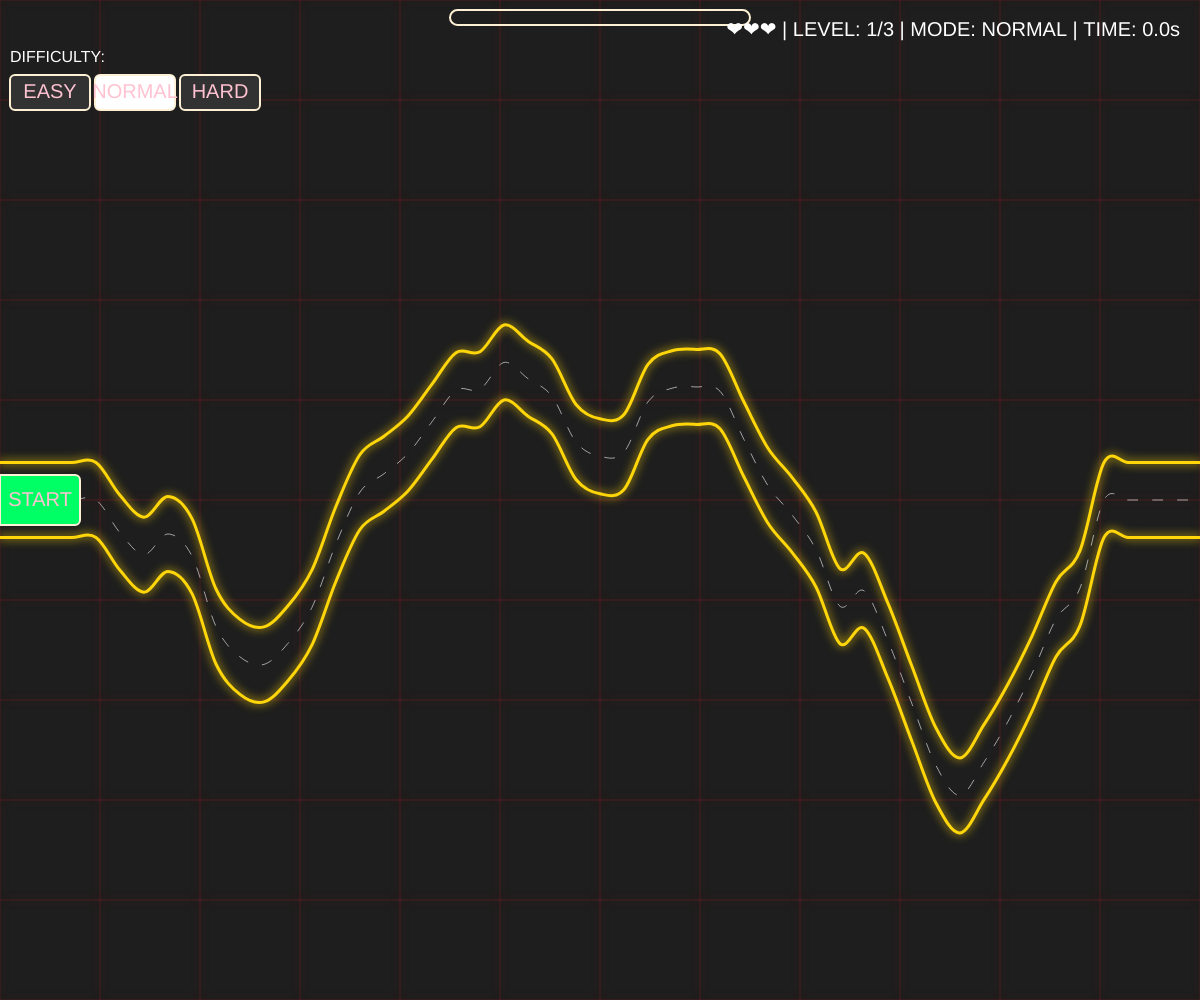
Frame 1 (no input)
Frame 60 (no input): identical to frame 1, image omitted
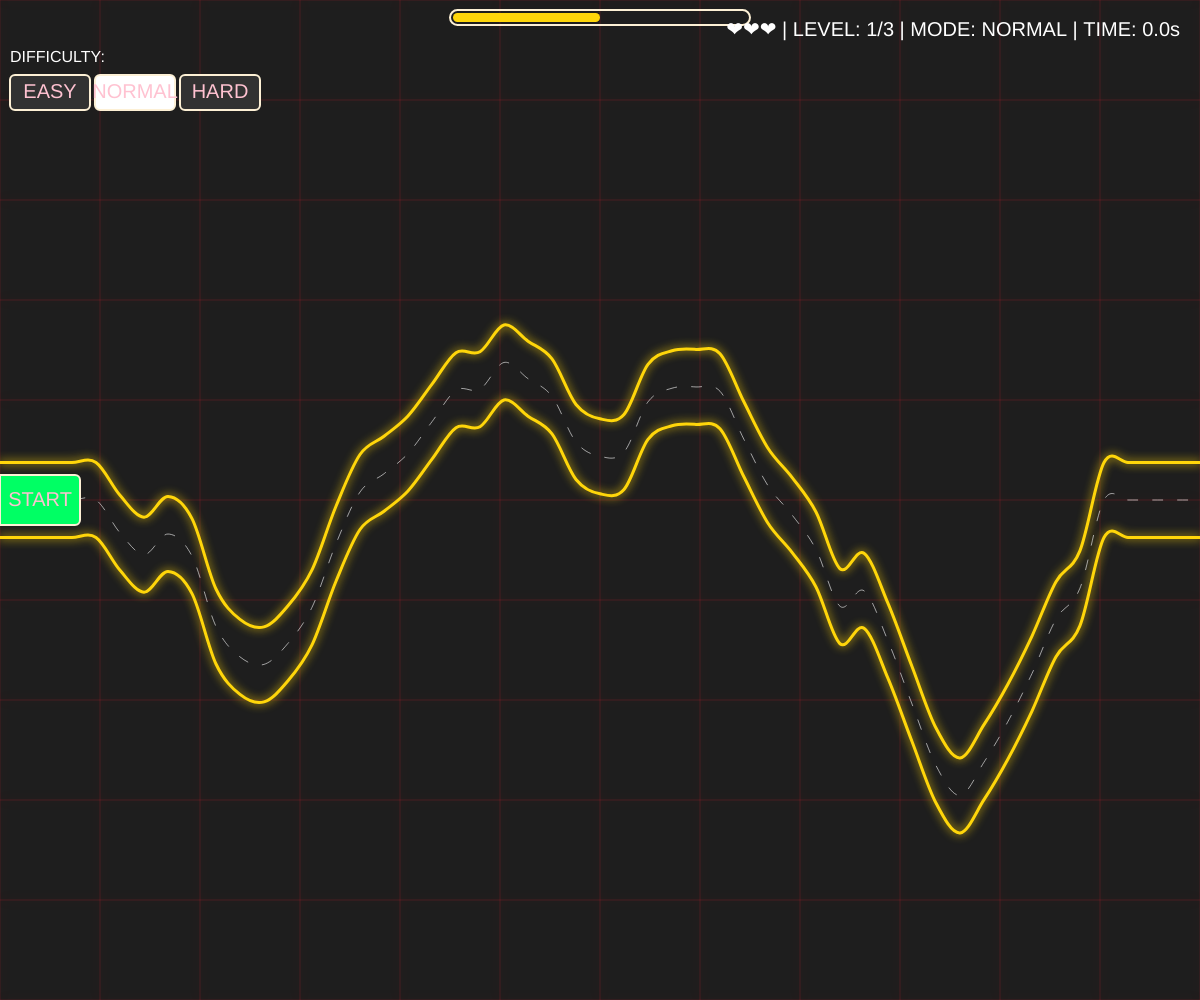
Frame 120 (the mouse pressed at the canvas centre since frame 60)

The p5.js sketch that drew these frames (run headless with seeded random() and noise() and a simulated clock; from frame 60 on, the mouse is pressed at the canvas centre):

// p5.js sketch
// ── sketch.js
let gameState = "WAIT_TO_START";
let upperPoints = [];
let lowerPoints = [];
let trackGap = 80;
let difficulty = "NORMAL";
let level = 1;
let lives = 3;
const MAX_LEVELS = 3;
let timer = 0;
let startFrame = 0;
let ballSize = 15;
let particles = [];
let shakeAmount = 0;
let impactShake = 0; // 新增碰撞衝擊震動
let fireworks = [];
let obstacles = []; // 新增障礙物陣列

const SETTINGS = {
  EASY: { gap: 100, noise: 0.05, ball: 10 },
  NORMAL: { gap: 75, noise: 0.1, ball: 15 },
  HARD: { gap: 50, noise: 0.2, ball: 20 }
};

function setup() {
  createCanvas(windowWidth, windowHeight);
  initLevel();
}

function windowResized() {
  resizeCanvas(windowWidth, windowHeight);
  initLevel();
  gameState = "WAIT_TO_START";
}

function draw() {
  background(30);

  // 全域震動邏輯 (包含原本的速度抖動與碰撞震動)
  push();
  let currentShake = impactShake;
  if (gameState === "PLAYING") {
    let speed = dist(mouseX, mouseY, pmouseX, pmouseY);
    shakeAmount = map(speed, 10, 60, 0, 5, true);
    currentShake += shakeAmount;
  }
  if (currentShake > 0) translate(random(-currentShake, currentShake), random(-currentShake, currentShake));
  if (impactShake > 0) impactShake *= 0.85; // 震動衰減

  drawNeonBackground();
  drawProgressBar();

  if (gameState === "WAIT_TO_START") {
    drawTrack();
    drawStartButton();
    drawDifficultyButtons();
    drawStatus(); // 讓玩家在開始前也能看到目前的生命與關卡
  } else if (gameState === "PLAYING") {
    updateTimer();
    drawTrack();

    drawObstacles(); // 繪製並更新障礙物
    // 產生並更新粒子尾巴
    particles.push({ x: mouseX, y: mouseY, alpha: 255, size: ballSize });
    updateAndDrawParticles();

    drawBall();
    checkCollision();
    checkWin();
    drawEndButton();
    drawStatus();
  } else if (gameState === "GAMEOVER") {
    showEndScreen("GAME OVER");
  } else if (gameState === "WIN") {
    updateAndDrawFireworks();
    showEndScreen(level >= MAX_LEVELS ? "VICTORY" : "LEVEL CLEAR");
  }
  pop(); // 結束震動範圍
}

function initLevel() {
  let baseGap = SETTINGS[difficulty].gap;
  trackGap = max(30, baseGap - (level - 1) * 5);
  // 重置計時器（每關/每次嘗試重新計算）
  timer = 0;
  
  ballSize = SETTINGS[difficulty].ball;
  particles = []; // 切換關卡或重置時清空粒子
  upperPoints = [];
  lowerPoints = [];
  let segments = 50;
  let trackWidth = width;
  let noiseScale = SETTINGS[difficulty].noise;

  for (let i = 0; i <= segments; i++) {
    let x = (trackWidth / segments) * i;
    let n = noise(i * noiseScale, level * 10);
    let base_y = n * (height - trackGap * 2) + trackGap;

    if (i < 5) base_y = height / 2; // 起始區塊平整化
    if (i > segments - 5) base_y = height / 2; // 終點區塊平整化，確保對準結束鍵

    upperPoints.push(createVector(x, base_y - trackGap / 2));
    lowerPoints.push(createVector(x, base_y + trackGap / 2));
  }

  // 初始化障礙物
  obstacles = [];
  let numObs = difficulty === "HARD" ? 6 : (difficulty === "NORMAL" ? 3 : 1);
  numObs *= level; // 隨關卡增加數量
  for (let i = 0; i < numObs; i++) {
    let x = random(width * 0.2, width * 0.8);
    let idx = floor(map(x, 0, width, 0, segments));
    let midY = (upperPoints[idx].y + lowerPoints[idx].y) / 2;
    obstacles.push({
      x: x,
      y: midY,
      size: random(15, 25),
      speed: difficulty === "EASY" ? 0 : random(1, 3),
      angle: random(TWO_PI) // 用於上下移動
    });
  }
}

function drawTrack() {
  push();
  noFill();
  
  // 設定基礎顏色與發光顏色
  let baseColor = color("#ffd60a");
  let alertColor = color("#ffc300");
  let finalColor = baseColor;
  let glowIntensity = 10;

  // 當遊戲進行中，計算滑鼠與軌道邊緣的距離來動態改變顏色與發光強度
  if (gameState === "PLAYING") {
    let segmentWidth = width / (upperPoints.length - 1);
    let idx = floor(mouseX / segmentWidth);
    if (idx >= 0 && idx < upperPoints.length - 1) {
      let amt = (mouseX % segmentWidth) / segmentWidth;
      let uY = lerp(upperPoints[idx].y, upperPoints[idx+1].y, amt);
      let lY = lerp(lowerPoints[idx].y, lowerPoints[idx+1].y, amt);
      let distToEdge = min(abs(mouseY - uY), abs(mouseY - lY));
      
      // 當距離小於 40px 時開始變色，15px 時完全變成警示色
      let factor = map(distToEdge, 40, 15, 0, 1, true);
      finalColor = lerpColor(baseColor, alertColor, factor);
      glowIntensity = map(distToEdge, 40, 15, 10, 25, true);
    }
  }

  stroke(finalColor);
  strokeWeight(3);
  
  // 加入動態發光特效 (Canvas Shadow API)
  drawingContext.shadowBlur = glowIntensity;
  drawingContext.shadowColor = finalColor;

  // 畫上邊界
  beginShape();
  if (upperPoints.length > 0) curveVertex(upperPoints[0].x, upperPoints[0].y); // 控制點
  for (let p of upperPoints) {
    curveVertex(p.x, p.y);
  }
  if (upperPoints.length > 0) curveVertex(upperPoints[upperPoints.length-1].x, upperPoints[upperPoints.length-1].y); // 控制點
  endShape();

  // 畫下邊界
  beginShape();
  if (lowerPoints.length > 0) curveVertex(lowerPoints[0].x, lowerPoints[0].y); // 控制點
  for (let p of lowerPoints) {
    curveVertex(p.x, p.y);
  }
  if (lowerPoints.length > 0) curveVertex(lowerPoints[lowerPoints.length-1].x, lowerPoints[lowerPoints.length-1].y); // 控制點
  endShape();

  // --- 新增：軌道中間的虛線 ---
  drawingContext.shadowBlur = 0; // 虛線不需要強烈發光
  stroke(255, 255, 255, 150);
  strokeWeight(1);
  drawingContext.setLineDash([10, 15]); // 設定虛線樣式 [長度, 間隔]
  beginShape();
  if (upperPoints.length > 0) {
    let m0 = (upperPoints[0].y + lowerPoints[0].y) / 2;
    curveVertex(upperPoints[0].x, m0);
    for (let i = 0; i < upperPoints.length; i++) {
      let midY = (upperPoints[i].y + lowerPoints[i].y) / 2;
      curveVertex(upperPoints[i].x, midY);
    }
    let last = upperPoints.length - 1;
    curveVertex(upperPoints[last].x, (upperPoints[last].y + lowerPoints[last].y) / 2);
  }
  endShape();
  drawingContext.setLineDash([]); // 重置，不影響其他繪圖
  pop();
}

function drawObstacles() {
  push();
  for (let obs of obstacles) {
    // 如果不是 EASY 模式，障礙物會動態上下漂移
    if (gameState === "PLAYING" && obs.speed > 0) {
      obs.y += sin(frameCount * 0.05 + obs.angle) * obs.speed;
    }
    
    // 繪製紅色發光障礙物
    fill("#ef233c");
    noStroke();
    drawingContext.shadowBlur = 15;
    drawingContext.shadowColor = color("#ef233c");
    ellipse(obs.x, obs.y, obs.size);
    
    // 內圈裝飾
    fill(255, 100);
    ellipse(obs.x, obs.y, obs.size * 0.4);
  }
  pop();
}

function drawStartButton() {
  stroke("#fdf0d5");
  strokeWeight(2);
  fill(0, 255, 100);
  rect(0, height / 2 - 25, 80, 50, 0, 5, 5, 0); 
  fill("#ffc2d1");
  noStroke();
  textAlign(CENTER, CENTER);
  textSize(20);
  text("START", 40, height / 2);
}

function drawDifficultyButtons() {
  textAlign(LEFT, TOP);
  fill(255);
  textSize(16);
  text("DIFFICULTY:", 10, 50);
  let diffs = ["EASY", "NORMAL", "HARD"];
  for (let i = 0; i < diffs.length; i++) {
    let x = 10 + i * 85;
    let y = 75; // Matches mousePressed logic
    stroke("#fdf0d5");
    strokeWeight(2);
    fill(difficulty === diffs[i] ? 255 : 50);
    rect(x, y, 80, 35, 5);
    noStroke();
    fill("#ffc2d1");
    textAlign(CENTER, CENTER);
    textSize(20);
    text(diffs[i], x + 40, y + 17);
  }
}

function drawEndButton() {
  stroke("#fdf0d5");
  strokeWeight(2);
  fill(255, 50, 50);
  // Positioned at the end of the track
  rect(width - 80, height / 2 - 25, 80, 50, 5, 0, 0, 5); 
  fill("#ffc2d1");
  noStroke();
  textAlign(CENTER, CENTER);
  textSize(20);
  text("END", width - 40, height / 2);
}

function drawBall() {
  fill("#adc178");
  stroke(255);
  strokeWeight(2);
  ellipse(mouseX, mouseY, ballSize);
}

function drawStatus() {
  fill(255);
  noStroke();
  textAlign(RIGHT, TOP);
  textSize(20);
  let heartStr = "";
  for(let i=0; i<lives; i++) heartStr += "❤";
  text(`${heartStr} | LEVEL: ${level}/${MAX_LEVELS} | MODE: ${difficulty} | TIME: ${timer.toFixed(1)}s`, width - 20, 20);
}

function updateTimer() {
  // Increment timer by elapsed seconds per frame
  timer += 1/60;
}

function showEndScreen(msg) {
  let isWinAll = (gameState === "WIN" && level >= MAX_LEVELS);
  fill(gameState === "GAMEOVER" ? color(255, 0, 0) : color(0, 255, 0));
  textAlign(CENTER);
  textSize(48);
  
  let displayMsg = msg;
  if (isWinAll) {
    let title = difficulty === "HARD" ? "【電競傳說】" : (difficulty === "NORMAL" ? "【資深電工】" : "【避雷新手】");
    displayMsg = "恭喜通關！\n稱號：" + title;
  } else if (gameState === "WIN") {
    displayMsg = `LEVEL ${level} CLEAR!`;
  }
  
  // 將稱號位置調高，避免重疊
  text(displayMsg, width / 2, height / 2 - 120);
  
  // 顯示過關花費時間
  if (gameState === "WIN") {
    fill("#ffd60a");
    textSize(24);
    text(`Time Spent: ${timer.toFixed(1)}s`, width / 2, height / 2 - 20);
  }

  textSize(20);
  fill(255);
  let subText = isWinAll ? "You are the master of electricity!" : (gameState === "GAMEOVER" ? "Try again to beat the track" : "Ready for the next challenge?");
  text(subText, width / 2, height / 2 + 20);
  
  // 按鈕顏色設定
  stroke("#fdf0d5");
  strokeWeight(2);
  fill(0, 255, 100);
  
  // 中間的主按鈕 (下一關 或 重新開始)
  let btnLabel = (gameState === "WIN" && level < MAX_LEVELS) ? "NEXT LEVEL" : "RESTART";
  rect(width / 2 - 80, height / 2 + 60, 160, 50, 5);
  
  noStroke();
  fill("#ffc2d1");
  textSize(20);
  text(btnLabel, width / 2, height / 2 + 85);

  drawDifficultyButtons();
}

function mousePressed() {
  // Start Button Click (at track entrance)
  if (mouseX > 0 && mouseX < 80 && mouseY > height / 2 - 25 && mouseY < height / 2 + 25) {
    gameState = "PLAYING";
    initLevel();
  }
  // End Screen Button Click
  if ((gameState === "GAMEOVER" || gameState === "WIN") && 
      mouseX > width/2 - 80 && mouseX < width/2 + 80 && mouseY > height/2 + 60 && mouseY < height/2 + 110) {
    
    if (gameState === "WIN" && level < MAX_LEVELS) {
      // 下一關
      level++;
      lives++;
      initLevel();
      gameState = "WAIT_TO_START"; // 改為等待狀態，玩家需點擊 START 才開始
    } else {
      // 重新開始
      level = 1;
      lives = 3;
      gameState = "WAIT_TO_START";
      initLevel();
    }
    fireworks = []; // 清空煙火
  }
  // End Button Manual Exit
  if (gameState === "PLAYING" && mouseX > width - 80 && mouseY > height/2 - 25 && mouseY < height/2 + 25) {
    gameState = "WAIT_TO_START";
  }
  // Difficulty Toggle
  if (gameState !== "PLAYING") {
    let diffs = ["EASY", "NORMAL", "HARD"];
    for (let i = 0; i < diffs.length; i++) {
      let x = 10 + i * 85;
      if (mouseX > x && mouseX < x + 80 && mouseY > 75 && mouseY < 110) {
        difficulty = diffs[i];
        initLevel();
      }
    }
  }
}

function drawNeonBackground() {
  push();
  // 使用要求的紅色 (#ef233c) 霓虹線條，帶有發光感
  let neonColor = color("#ef233c");
  let glowIntensity = 12;

  // 當只剩一顆心時，產生紅色閃爍警示
  if (lives === 1 && floor(frameCount / 20) % 2 === 0) {
    neonColor = color(255, 0, 0);
    glowIntensity = 25;
  }

  stroke(red(neonColor), green(neonColor), blue(neonColor), 50); // 設定半透明度
  strokeWeight(1);
  drawingContext.shadowBlur = glowIntensity; // 動態發光程度
  drawingContext.shadowColor = neonColor;
  
  let spacing = 100; // 網格間距
  // 繪製垂直線
  for (let x = 0; x <= width; x += spacing) {
    line(x, 0, x, height);
  }
  // 繪製水平線
  for (let y = 0; y <= height; y += spacing) {
    line(0, y, width, y);
  }
  pop();
}

function drawProgressBar() {
  let barW = 300;
  let barH = 15;
  let x = width / 2 - barW / 2;
  let y = 10;
  
  let isCritical = (lives === 1 && floor(frameCount / 20) % 2 === 0);
  let barStroke = isCritical ? color(255, 0, 0) : color("#fdf0d5");
  let barFill = isCritical ? color(255, 50, 50) : color("#ffd60a");

  // 外框
  stroke(barStroke);
  strokeWeight(2);
  noFill();
  rect(x, y, barW, barH, 8);
  
  // 進度計算 (基於滑鼠 X 軸)
  let p = map(mouseX, 0, width, 0, 1, true);
  noStroke();
  fill(barFill);
  rect(x + 3, y + 3, (barW - 6) * p, barH - 6, 5);
}

function triggerHit() {
  lives -= 1;
  impactShake = 25;
  if (lives <= 0) {
    gameState = "GAMEOVER";
  } else {
    gameState = "WAIT_TO_START"; // 扣血後進入等待點擊開始狀態
  }
}

function checkCollision() {
  let segmentWidth = width / (upperPoints.length - 1);
  let idx = floor(mouseX / segmentWidth);
  
  if (idx >= 0 && idx < upperPoints.length - 1) {
    let amt = (mouseX % segmentWidth) / segmentWidth;
    let upperY = lerp(upperPoints[idx].y, upperPoints[idx+1].y, amt);
    let lowerY = lerp(lowerPoints[idx].y, lowerPoints[idx+1].y, amt);

    // Dynamic collision based on ball size
    if (mouseY - ballSize/2 <= upperY || mouseY + ballSize/2 >= lowerY) {
      triggerHit();
      return; // 避免同一幀觸發多次
    }
  }

  // 檢查障礙物碰撞
  for (let obs of obstacles) {
    let d = dist(mouseX, mouseY, obs.x, obs.y);
    if (d < (ballSize / 2 + obs.size / 2)) {
      triggerHit();
      break;
    }
  }
}

function checkWin() {
  // Win when ball touches the End button area
  if (gameState === "PLAYING" && mouseX > width - 80 && mouseY > height/2 - 25 && mouseY < height/2 + 25) {
    gameState = "WIN";
  }
}

function updateAndDrawFireworks() {
  // 隨機產生煙火發射
  if (frameCount % 15 === 0) {
    let x = random(width * 0.2, width * 0.8);
    let y = random(height * 0.2, height * 0.5);
    let colors = ["#ffd60a", "#ef233c", "#adc178", "#ffc2d1"];
    let col = color(random(colors));
    for (let i = 0; i < 30; i++) {
      fireworks.push({
        x: x,
        y: y,
        vx: random(-5, 5),
        vy: random(-5, 5),
        alpha: 255,
        col: col
      });
    }
  }

  // 更新與繪製煙火粒子
  push();
  for (let i = fireworks.length - 1; i >= 0; i--) {
    let f = fireworks[i];
    f.x += f.vx;
    f.y += f.vy;
    f.vy += 0.1; // 重力
    f.alpha -= 4;
    if (f.alpha <= 0) {
      fireworks.splice(i, 1);
    } else {
      f.col.setAlpha(f.alpha);
      fill(f.col);
      noStroke();
      circle(f.x, f.y, 4);
    }
  }
  pop();
}

function updateAndDrawParticles() {
  for (let i = particles.length - 1; i >= 0; i--) {
    let p = particles[i];
    p.alpha -= 10; // 粒子淡出速度
    if (p.alpha <= 0) {
      particles.splice(i, 1);
    } else {
      push();
      let c = color("#adc178");
      c.setAlpha(p.alpha);
      fill(c);
      noStroke();
      // 粒子發光特效
      drawingContext.shadowBlur = 10;
      drawingContext.shadowColor = c;
      circle(p.x, p.y, p.size * 0.8);
      pop();
    }
  }
}
